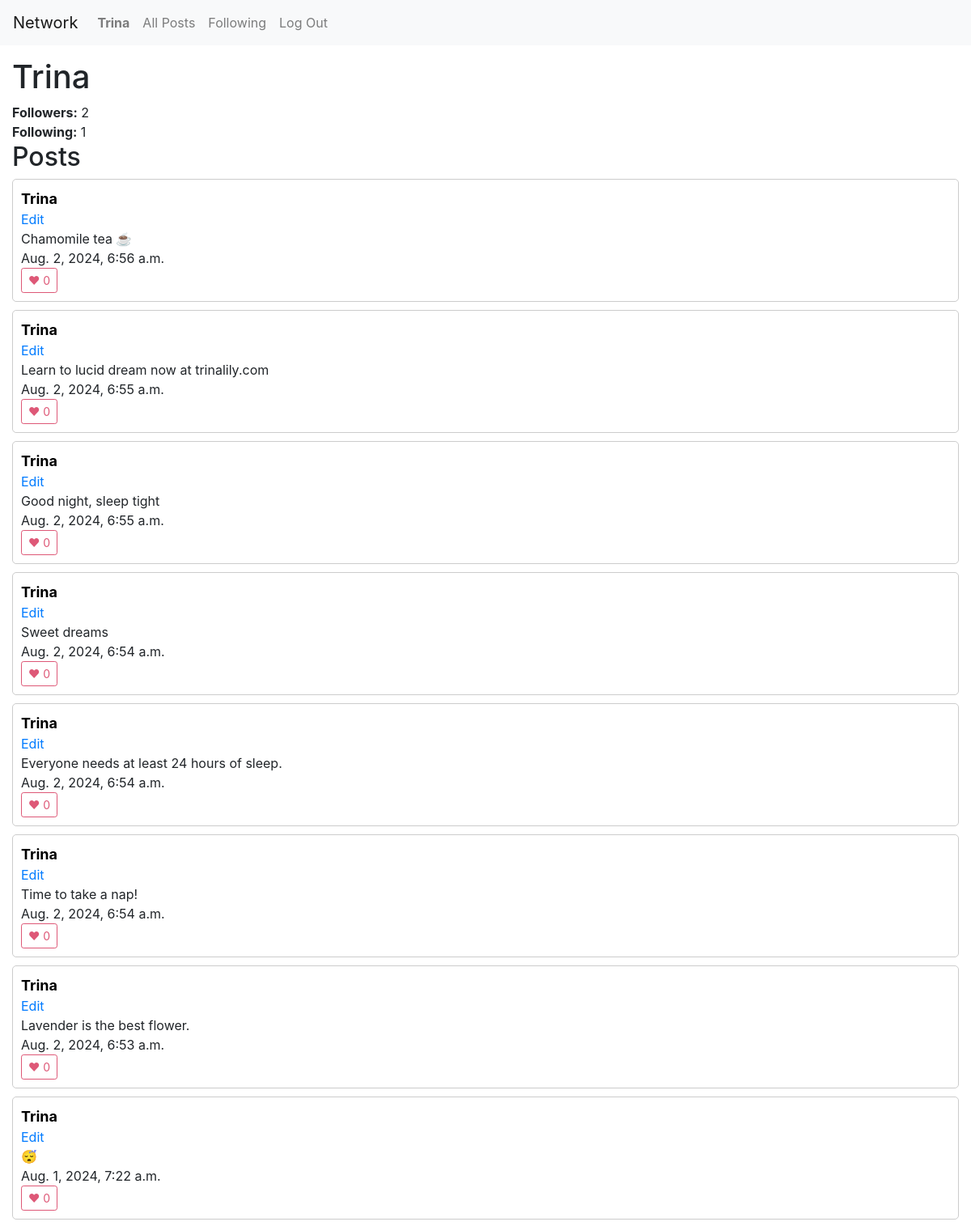
/users/Trina/page1 (signed in, upper part), run on an earlier commit of the app's database.
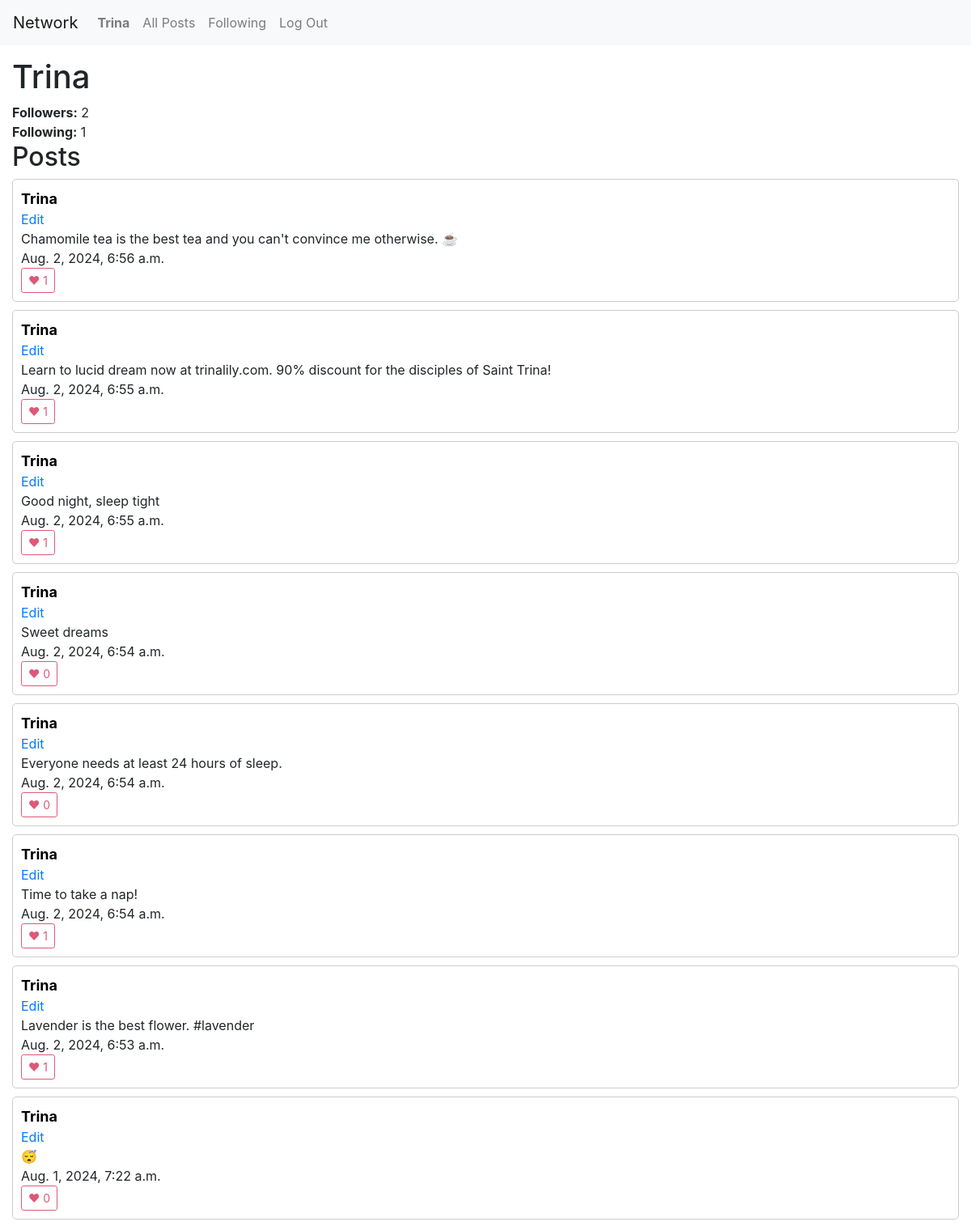
And on a later commit of the database.
### network/models.py (models this page shows, shortened)
class Post(models.Model):
    user = models.ForeignKey("User", on_delete=models.CASCADE, related_name="posts")
    content = models.TextField(blank=True)
    timestamp = models.DateTimeField(auto_now_add=True)
    likes = models.IntegerField(default=0)
    likes_users = models.ManyToManyField("User", related_name="likes", null=True)

class User(AbstractUser):
    followers = models.ManyToManyField('self', related_name="following", null=True)
    following = models.ManyToManyField('self', related_name="followers",null=True)

### network/views.py (the view)
# urls.py: path("users/<str:username>/page<int:page_num>", views.user, name="user"),
def user(request, username, page_num):
    user_data = User.objects.filter(username=username)[0]
    posts = Post.objects.filter(user=user_data)
    posts = posts.order_by("-timestamp").all()
    if request.user.id == user_data.id:
        not_user = False
        is_following = None
    else:
        not_user = True
        is_following = request.user.followers.filter(id=user_data.id).exists()
    p = Paginator(posts, 10)
    page_obj = p.get_page(page_num)
    prev_page = None
    has_prev_page = False
    if page_obj.has_previous():
        prev_page = page_obj.previous_page_number()
        has_prev_page = True
    next_page = None
    has_next_page = False
    if page_obj.has_next():
        next_page = page_obj.next_page_number()
        has_next_page = True
    return render(request, 'network/user.html', {
        "user_data": user_data,
        "username": user_data.username,
        "followers": user_data.followers.count(),
        "following": user_data.following.count(),
        "posts": page_obj,
        "not_user": not_user,
        "is_following": is_following,
        "pages": p,
        "has_prev_page": has_prev_page,
        "prev_page": prev_page,
        "has_next_page": has_next_page,
        "next_page": next_page,
    })

### network/templates/network/user.html (shortened to what this page needs)
{% extends "network/layout.html" %}
{% load static %}
{% block body %}
    <h1>{{ username }}</h1>
    <b>Followers:</b> {{ followers }} <br>
    <b>Following:</b> {{ following }}
    <h2>Posts</h2>
    {% for post in posts %}
        <div id="post-container">
            <a href="{% url 'user' post.user.username 1 %}" class="username-link">{{ post.user.username }}</a>
            {% if not not_user %}
                <br><button id="edit-link-{{ post.id }}" class="edit-link" onclick="edit_post({{ post.id }})">Edit</button>
            {% endif %}
            <div id="content-{{ post.id }}">{{ post.content }}</div>
            {{ post.timestamp }} <br>
            <button id="like-{{ post.id }}" onclick="toggle_like({{ post.id }})" class="like-btn">♥ {{ post.likes_users.count }}</button>
        </div>
    {% endfor %}
    <br>
{% endblock %}

What changed in the data, as far as the page shows it:
changed Post: content "Chamomile tea ☕️" → "Chamomile tea is the best tea and you can't convince me otherwise. ☕️"; likes_users.count "0" → "1"
changed Post: content "Learn to lucid dream now at trinalily.com" → "Learn to lucid dream now at trinalily.com. 90% discount for the disciples of Saint Trina!"; likes_users.count "0" → "1"
computed for Post "Good night, sleep tight": likes_users.count "0" → "1"
computed for Post "Time to take a nap!": likes_users.count "0" → "1"
changed Post: content "Lavender is the best flower." → "Lavender is the best flower. #lavender"; likes_users.count "0" → "1"
